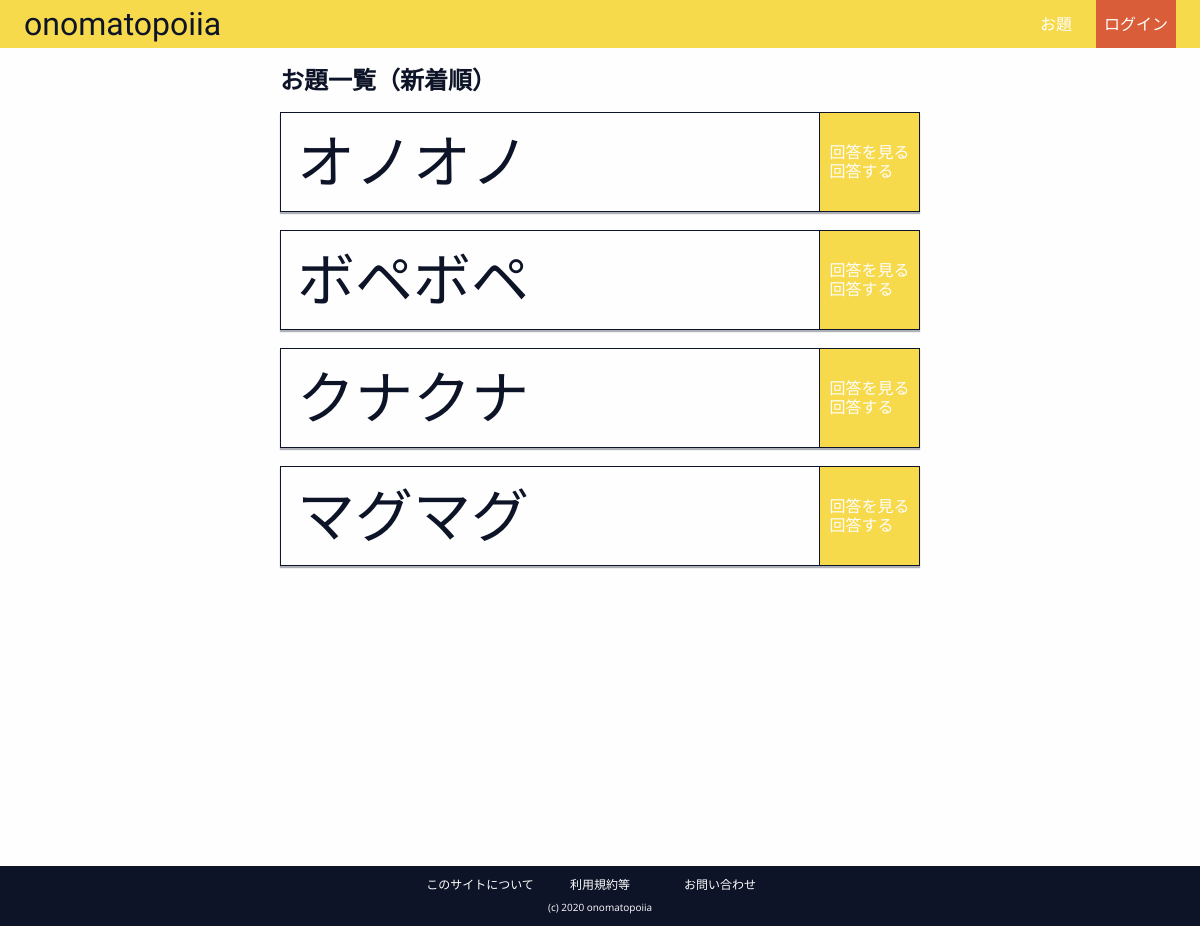
The app's page /onomato/odai/, older data.
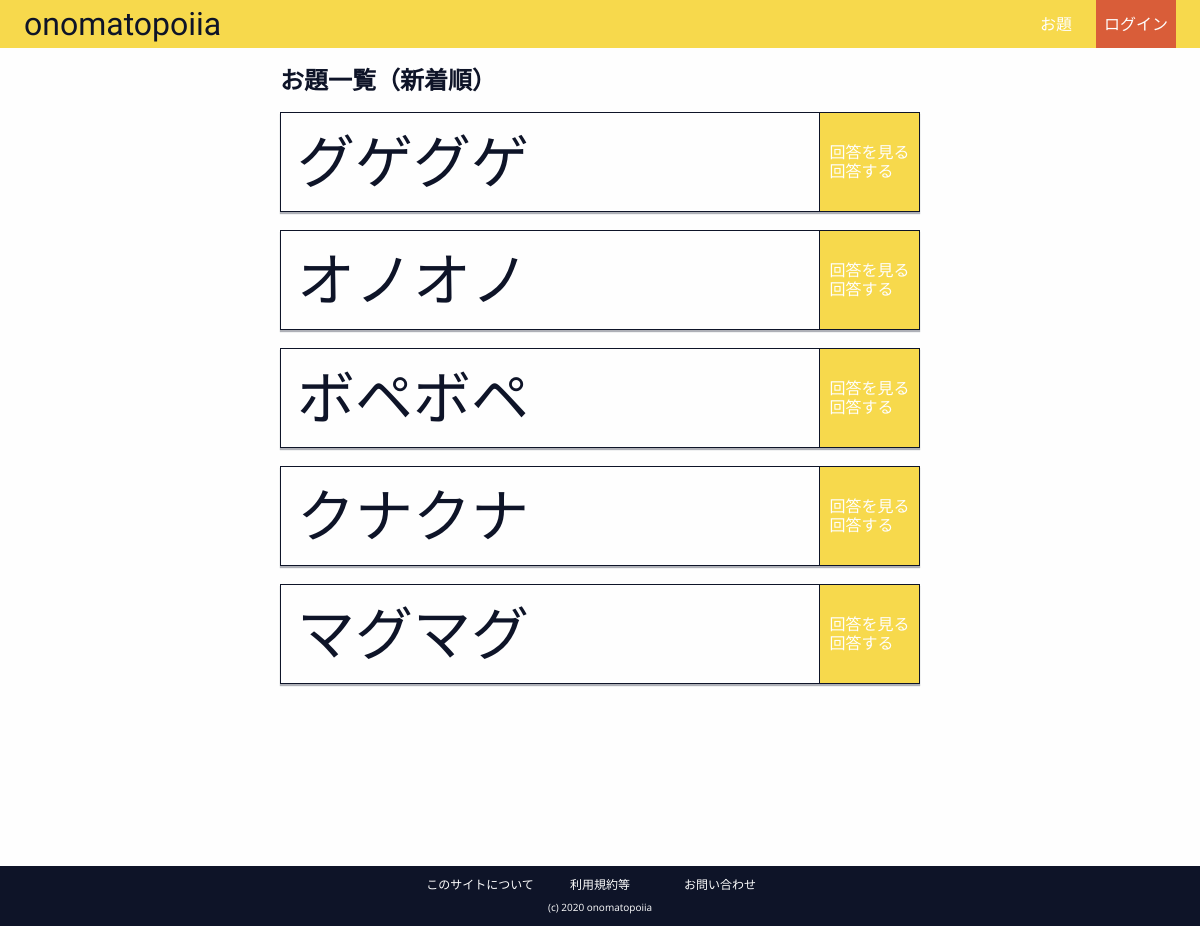
The same page, newer data.
### onomato/models.py (models this page shows, shortened)
class Odai(models.Model):
    odai_text = models.CharField(max_length=4)
    pub_date = models.DateTimeField('date published')

### onomato/views.py (the view)
# urls.py: path('odai/', views.odai_index, name='odai_index'),
def odai_index(request):
    latest_odai = Odai.objects.order_by('-pub_date')
    context = {'latest_odai': latest_odai}
    return render(request, 'onomato/odai.html', context)

### onomato/templates/onomato/odai.html
{% extends 'onomato/base.html' %} {% load static %} {% block link %}
<link rel="stylesheet" href="{% static 'onomato/css/odai.css' %}" />
{% endblock %} {% block content %}
<div class="main__odais">
  {% if latest_odai %}
  <h2 class="main__odais__title">お題一覧（新着順）</h2>
  {% for odai in latest_odai %}
  <div class="main__odais__odai">
    <div class="main__odais__odai__text">
      {{ odai.odai_text }}
    </div>
    <a
      href="/onomato/odai/{{ odai.id }}"
      class="main__odais__odai__detail-link"
    >
      <div>
        <div class="main__odais__odai__detail-link__text">
          回答を見る
        </div>
        <div class="main__odais__odai__detail-link__text">
          回答する
        </div>
      </div>
    </a>
  </div>
  {% endfor %} {% else %}
  <p>お題はまだ無いよ。</p>
  {% endif %}
</div>
{% endblock %}

Row changes from the older to the newer data that the page shows:
added Odai: odai_text "グゲグゲ"
